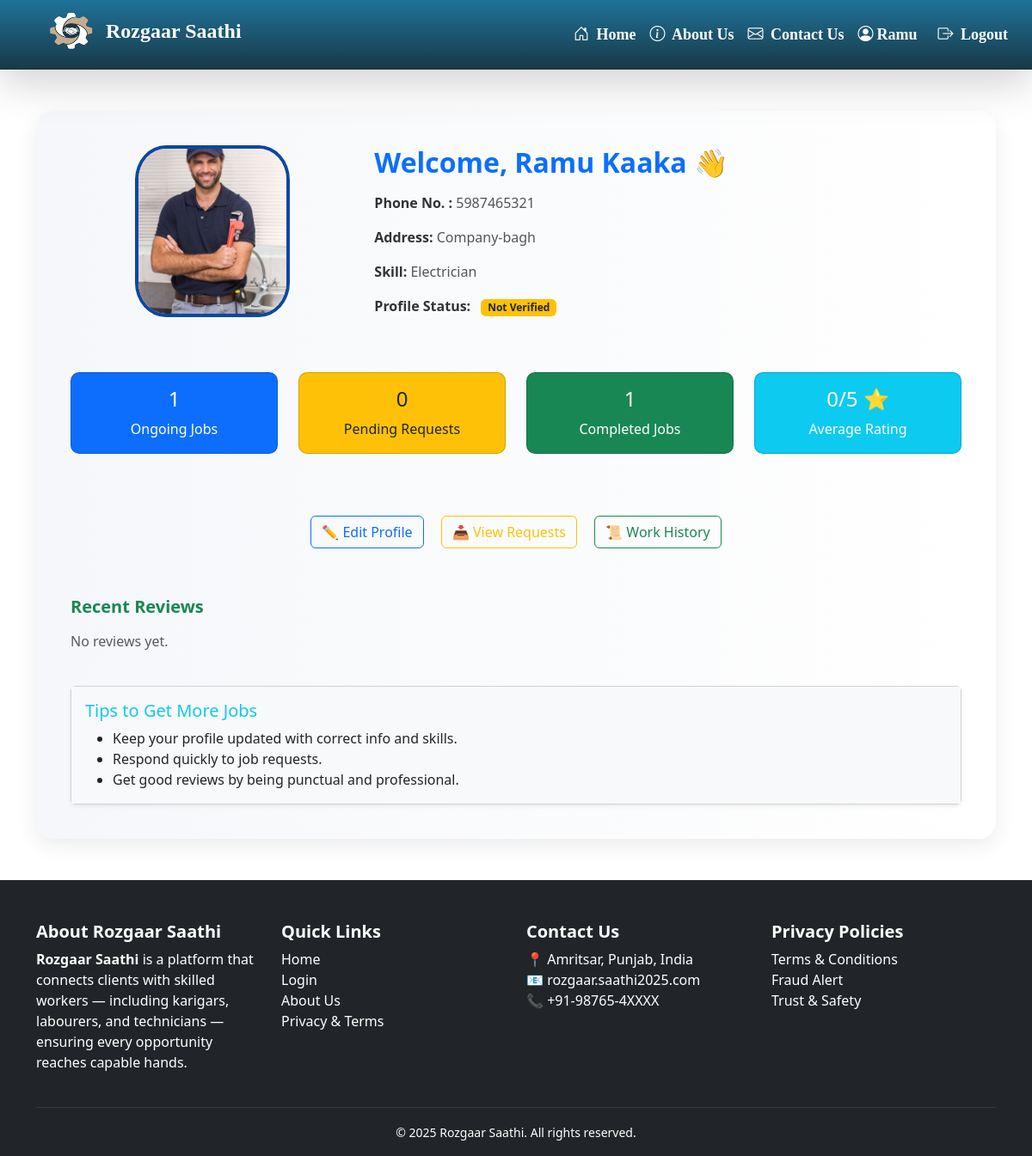
/hunarbaaz/dashboard/ (signed in), run on an earlier commit of the app's database.
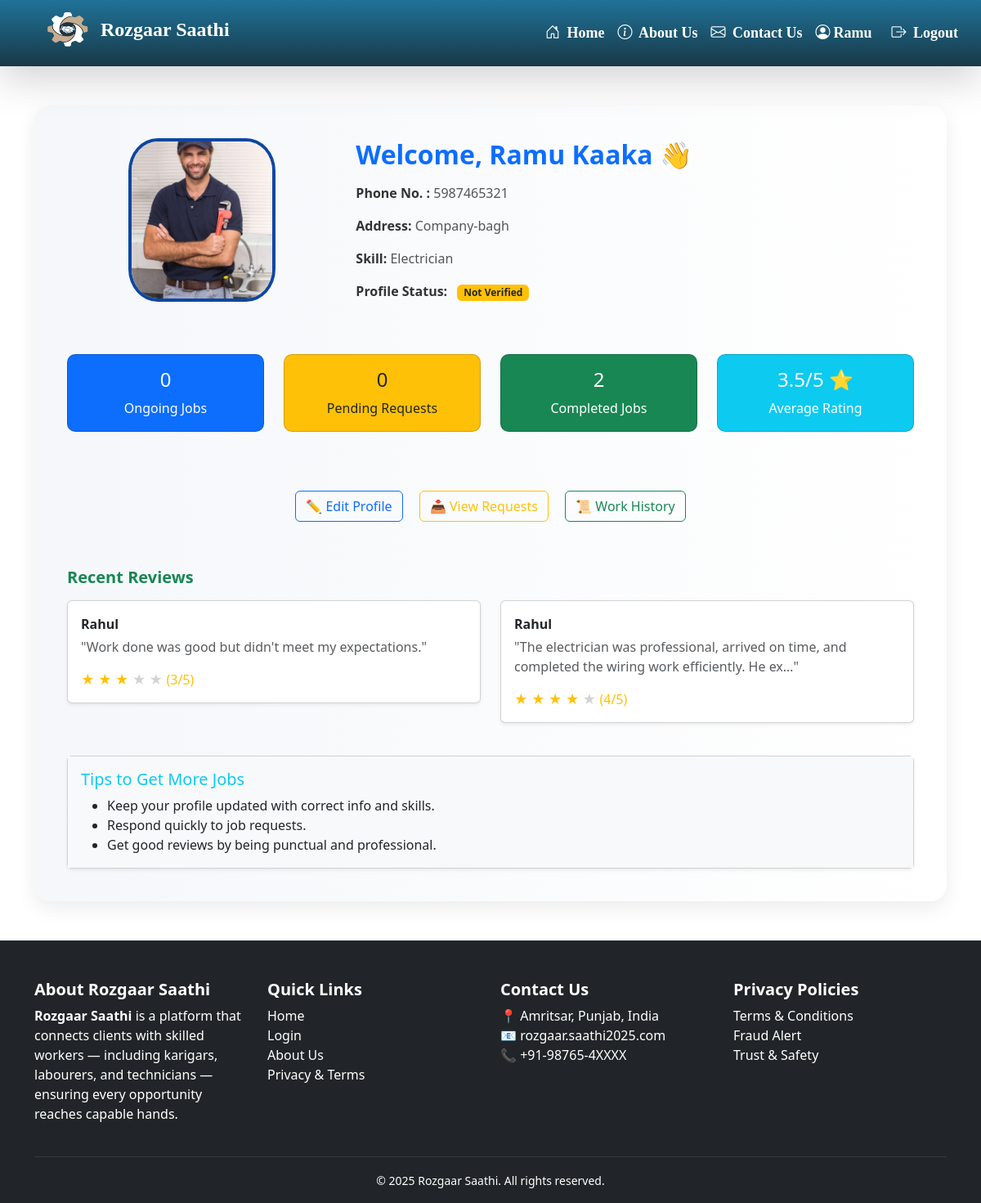
And on a later commit of the database.
### hunarbaaz/models.py (models this page shows, shortened)
class Hunarbaaz(models.Model):
    SKILL_CHOICES = [
        ('', 'Tell us your skill'),  # placeholder
        ('Construction', 'Construction'),
        ('Electrician', 'Electrician'),
        ('Painter', 'Painter'),
        ('Domestic Worker', 'Domestic Worker'),
        ('Plumber', 'Plumber'),
        ('Carpenter', 'Carpenter'),
        ('Electronics Repair', 'Electronics Repair'),
        ('Mechanic', 'Mechanic'),
        ('Others', 'Others'),
    ]
    locations=[
        ('','select you location'),
        ('Vallah/Verka','Vallah/Verka'),
        ('Hall Bazaar','Hall Bazaar'),
        ('Ranjit-Avenue','Ranjit-Avenue'),
        ('Company-bagh','Company-bagh'),
        ('Golden-gate','Golden-gate'),
        ('Putlighar','Putlighar'),
        ('Ramgharia gate','Ramgharia gate'),
        ('Batala-road','Batala-road'),
        ('Majitha-road','Majitha-road'),
        ('Ram Bagh','Ram Bagh'),
        ('other','other')
    ]
    user = models.OneToOneField(User, on_delete=models.CASCADE)
    full_name = models.CharField(max_length=100)
    mobile = models.CharField(max_length=12,unique=True,validators=[mobile_validator])
    skill = models.CharField(max_length=50, choices=SKILL_CHOICES)
    location = models.CharField(max_length=100, choices=locations)
    experience = models.PositiveIntegerField(help_text="Years of experience")
    aadhaar_number = models.CharField(max_length=12,unique=True,validators=[aadhaar_validator])
    wages = models.PositiveIntegerField(help_text="required pay for 8 hours" ,blank=False,null=False, default=False)
    profile_pic = models.ImageField(upload_to='hunarbaaz/profile_pics/',null=True, blank=True)
    work_sample_1=models.ImageField(upload_to='hunarbaaz/work_samples/', null=True, blank=True)
    work_sample_2=models.ImageField(upload_to='hunarbaaz/work_samples/', null=True, blank=True)
    work_sample_3=models.ImageField(upload_to='hunarbaaz/work_samples/', null=True, blank=True)
    is_verified = models.BooleanField(default=False)
    created_at = models.DateTimeField(auto_now_add=True)

### client/models.py (models this page shows, shortened)
class PostRequest(models.Model):
    client = models.ForeignKey(User, on_delete=models.CASCADE, related_name='sent_requests')
    hunarbaaz = models.ForeignKey('hunarbaaz.Hunarbaaz', on_delete=models.CASCADE, related_name='received_requests')
    job_description = models.TextField()
    location = models.CharField(max_length=100)
    start_date = models.DateField(help_text="Start date of the job",null=False,blank=True)
    end_date = models.DateField(help_text="Expected completion date",null=False,blank=True)
    JOB_TYPE_CHOICES = [
        ('residential', 'Residential'),
        ('commercial', 'Commercial'),
    ]
    job_type = models.CharField(max_length=20,choices=JOB_TYPE_CHOICES,default='residential',help_text="Type of job location")
    working_hours = models.PositiveIntegerField(
        null=True,
        blank=True,
        help_text="Estimated total working hours for this job"
    )
    is_accepted = models.BooleanField(null=True, blank=True)  # None = Pending, True = Accepted, False = Rejected
    is_completed = models.BooleanField(default=False)
    is_cancelled = models.BooleanField(default=False, help_text="Whether the client has cancelled the request")
    created_at = models.DateTimeField(auto_now_add=True)
    rating = models.IntegerField(
    validators=[MinValueValidator(1), MaxValueValidator(5)],
    null=True,
    blank=True,
    help_text="Client rating after completion (1 to 5)"
)
    review = models.TextField(null=True, blank=True, help_text="Optional client feedback")

### hunarbaaz/views.py (the view)
# urls.py: path('dashboard/', views.hunarbaaz_dashboard, name='hunarbaaz_dashboard'),
@login_required
def hunarbaaz_dashboard(request):
    try:
        profile = Hunarbaaz.objects.get(user=request.user)
    except Hunarbaaz.DoesNotExist:
        return redirect('hunarbaaz:edit_profile')
    requests = PostRequest.objects.filter(hunarbaaz=profile)
    recent_reviews = PostRequest.objects.filter(
        hunarbaaz=profile,
        is_completed=True,
        rating__isnull=False,
        review__isnull=False
    ).order_by('-created_at')[:4]
    average_rating = recent_reviews.aggregate(Avg('rating'))['rating__avg']
    average_rating = round(average_rating, 1) if average_rating else 0
    context = {
        'name': profile.full_name,
        'profile_pic': profile.profile_pic.url if profile.profile_pic else None,
        'location': profile.location,
        'skills': [profile.skill] if profile.skill else ['Not Set'],
        'aadhaar_verified': profile.is_verified,
        'pending_requests': requests.filter(is_accepted__isnull=True).count(),
        'ongoing_jobs': requests.filter(is_completed=False,is_accepted=True).count(),
        'completed_jobs': requests.filter(is_completed=True).count(),
        'rating': average_rating,
        'recent_reviews': recent_reviews
    }
    return render(request, 'hunarbaaz/dashboard.html', context)

### hunarbaaz/templates/hunarbaaz/dashboard.html (shortened to what the changed rows need)
{% extends 'base/base.html' %}
{% load static %}
{% block content %}
<link rel="stylesheet" href="{% static 'hunarbaaz/css/dashboard.css' %}">
<div class="container mt-5">
  <div class="dashboard-box mb-5">
    <div class="row align-items-center mb-4">
      <div class="col-md-8">
        <h2 class="fw-bold text-primary mb-3">Welcome, {{ user.hunarbaaz.full_name }} 👋</h2>
        <div class="mt-2">
          {% for skill in skills %}
            {% if skill != 'Not Set' %}
              <p><span class="info-label">Skill: </span><span class ="info-value"> {{ skill }}</span>
            {% endif %}
          {% endfor %}
          <p>
          <span class="info-label"> Profile Status:</span>
          {% if aadhaar_verified %}
            <span class="badge bg-success ms-2">Verified</span>
          {% else %}
            <span class="badge bg-warning text-dark ms-2">Not Verified</span>
          {% endif %}
        </p>
        </div>
      </div>
    </div>
    <div class="row text-center mb-4 mt-5">
      <div class="col-md-6 col-lg-3 mb-3">
        <div class="card stat-card bg-primary text-white">
          <div class="card-body">
            <h4>{{ ongoing_jobs }}</h4>
            <p class="mb-0">Ongoing Jobs</p>
          </div>
        </div>
      </div>
      <div class="col-md-6 col-lg-3 mb-3">
        <div class="card stat-card bg-success text-white">
          <div class="card-body">
            <h4>{{ completed_jobs }}</h4>
            <p class="mb-0">Completed Jobs</p>
          </div>
        </div>
      </div>
      <div class="col-md-6 col-lg-3 mb-3">
        <div class="card stat-card bg-info text-white">
          <div class="card-body">
            <h4>{{ rating }}/5 ⭐</h4>
            <p class="mb-0">Average Rating</p>
          </div>
        </div>
      </div>
    </div>
    <div class="mt-4">
      <div class="row">
        {% for review in recent_reviews %}
          <div class="col-md-6">
            <div class="card mb-3 shadow-sm">
              <div class="card-body">
                <p class="mb-1"><strong>{{ review.client.username }}</strong></p>
                <p class="text-muted">"{{ review.review|truncatechars:100 }}"</p>
                <p class="text-warning mb-0">
                  {% for i in '12345'|make_list %}
                    {% if forloop.counter <= review.rating %}
                      ★
                    {% else %}
                      <span style="color: lightgray;">★</span>
                    {% endif %}
                  {% endfor %} ({{ review.rating }}/5)
                </p>
              </div>
            </div>
          </div>
        {% empty %}
          <p class="text-muted">No reviews yet.</p>
        {% endfor %}
      </div>
    </div>
  </div>
</div>
{% endblock %}

What changed in the data, as far as the page shows it:
now on this page (row edited): PostRequest: client.username "Rahul", review "Work done was good but didn't meet my expectations.", rating "3"
now on this page (row edited): PostRequest: client.username "Rahul", review "The electrician was professional, arrived on time, and completed the wiring work efficiently. He ex…", rating "4"
Also different on the page:
{{ ongoing_jobs }}: "1" → "0"
{{ completed_jobs }}: "1" → "2"
{{ rating }}: "0" → "3.5"
text no longer shown: "No reviews yet."
